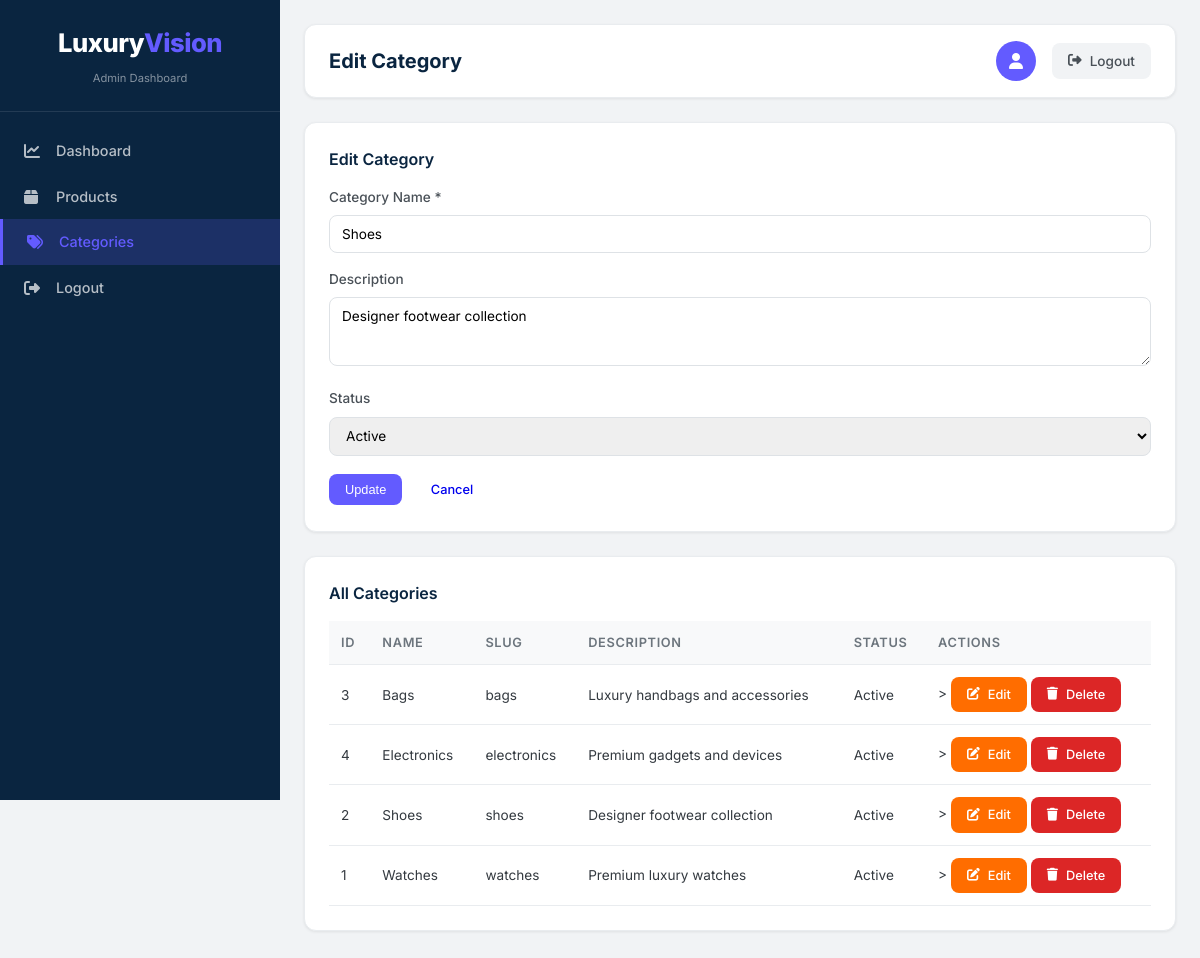
The page /admin/categories.php?edit=2 (signed in) on the database its author committed.
### tables this page shows
CREATE TABLE IF NOT EXISTS categories (
    id INT AUTO_INCREMENT PRIMARY KEY,
    name VARCHAR(100) NOT NULL,
    slug VARCHAR(100) NOT NULL UNIQUE,
    description TEXT,
    status TINYINT DEFAULT 1,
    created_at TIMESTAMP DEFAULT CURRENT_TIMESTAMP,
    updated_at TIMESTAMP DEFAULT CURRENT_TIMESTAMP ON UPDATE CURRENT_TIMESTAMP
);

### includes/config.php (called while the page is built, shortened)
<?php
function sanitize($input) {
    return htmlspecialchars($input, ENT_QUOTES, 'UTF-8');
}
?>

### admin/categories.php (the view, shortened to what this page needs)
<?php
require_once __DIR__ . '/../includes/config.php';
$db = getDB();
$editCat = null;
if (isset($_GET['edit'])) {
    $stmt = $db->prepare("SELECT * FROM categories WHERE id = ?");
    $stmt->execute([$_GET['edit']]);
    $editCat = $stmt->fetch();
}
$categories = $db->query("SELECT * FROM categories ORDER BY name")->fetchAll();
include 'layout_head.php';
?>
<div class="card">
    <h3><?= $editCat ? 'Edit Category' : 'Add New Category' ?></h3>
    <form method="POST">
        <div class="form-group">
            <label>Category Name *</label>
            <input type="text" name="name" required value="<?= $editCat ? sanitize($editCat['name']) : '' ?>">
        </div>
        <div class="form-group">
            <label>Description</label>
            <textarea name="description" rows="3"><?= $editCat ? sanitize($editCat['description']) : '' ?></textarea>
        </div>
        <div class="form-group">
            <label>Status</label>
            <select name="status">
                <option value="1" <?= $editCat && $editCat['status'] == 1 ? 'selected' : '' ?>>Active</option>
            </select>
        </div>
        <button type="submit" class="btn btn-primary"><?= $editCat ? 'Update' : 'Add Category' ?></button>
        <?php if ($editCat): ?>
            <a href="categories.php" class="btn" style="margin-left:0.5rem;">Cancel</a>
        <?php endif; ?>
    </form>
</div>
<div class="card">
    <h3>All Categories</h3>
    <?php if ($categories): ?>
    <table>
        <thead>
            <tr><th>ID</th><th>Name</th><th>Slug</th><th>Description</th><th>Status</th><th>Actions</th></tr>
        </thead>
        <tbody>
            <?php foreach ($categories as $c): ?>
            <tr>
                <td><?= $c['id'] ?></td>
                <td><?= sanitize($c['name']) ?></td>
                <td><?= $c['slug'] ?></td>
                <td><?= sanitize($c['description']) ?></td>
                <td><?= $c['status'] ? 'Active' : 'Inactive' ?></td>
                <td>>
                    <a href="categories.php?edit=<?= $c['id'] ?>" class="btn btn-edit"><i class="fas fa-edit"></i> Edit</a>
                    <a href="categories.php?delete=<?= $c['id'] ?>" class="btn btn-delete" onclick="return confirm('Delete this category?')"><i class="fas fa-trash"></i> Delete</a>
                </td>
            </tr>
            <?php endforeach; ?>
        </tbody>
    </table>
    <?php else: ?>
    <p>No categories yet. Add your first category above.</p>
    <?php endif; ?>
</div>
<?php include 'layout_foot.php'; ?>

### admin/layout_head.php (style rules this page uses)
* { margin: 0; padding: 0; box-sizing: border-box; }
:root { --primary: #0a2540; --primary-dark: #051a2c; --secondary: #635bff; --secondary-dark: #4c44cc; --accent: #00b4d8; --success: #00c853; --warning: #ff6d00; --danger: #dc2626; --gray-50: #f8f9fa; --gray-100: #f1f3f5; --gray-200: #e9ecef; --gray-300: #dee2e6; --gray-400: #ced4da; --gray-500: #adb5bd; --gray-600: #6c757d; --gray-700: #495057; --gray-800: #343a40; --gray-900: #212529; --white: #ffffff; --shadow-sm: 0 1px 3px rgba(0,0,0,0.08); --shadow: 0 4px 12px rgba(0,0,0,0.08); --shadow-lg: 0 12px 36px rgba(0,0,0,0.12); --radius: 12px; --radius-lg: 16px; }
body { font-family: 'Inter', sans-serif; background: var(--gray-100); color: var(--gray-800); line-height: 1.5; }
.card { background: var(--white); border-radius: var(--radius); padding: 1.5rem; margin-bottom: 1.5rem; box-shadow: var(--shadow-sm); border: 1px solid var(--gray-200); }
.card h3 { font-size: 1rem; font-weight: 600; margin-bottom: 1rem; color: var(--primary); display: flex; align-items: center; gap: 0.5rem; }
table { width: 100%; border-collapse: collapse; }
th, td { padding: 0.75rem; text-align: left; border-bottom: 1px solid var(--gray-200); }
th { background: var(--gray-50); font-weight: 600; font-size: 0.8rem; text-transform: uppercase; letter-spacing: 0.05em; color: var(--gray-600); }
td { font-size: 0.85rem; }
.btn { padding: 0.5rem 1rem; border: none; border-radius: 8px; cursor: pointer; font-size: 0.8rem; font-weight: 500; transition: all 0.2s; text-decoration: none; display: inline-flex; align-items: center; gap: 0.5rem; }
.btn-primary { background: var(--secondary); color: white; }
.btn-edit { background: var(--warning); color: white; }
.btn-delete { background: var(--danger); color: white; }
.form-group { margin-bottom: 1rem; }
.form-group label { display: block; margin-bottom: 0.5rem; font-weight: 500; font-size: 0.85rem; color: var(--gray-700); }
.form-group input, .form-group select, .form-group textarea { width: 100%; padding: 0.6rem 0.75rem; border: 1px solid var(--gray-300); border-radius: 8px; font-size: 0.85rem; font-family: 'Inter', sans-serif; transition: all 0.2s; }

### rows shown on the page
categories: name "Shoes", description "Designer footwear collection", status "Active", id "2", slug "shoes"
categories: id "3", name "Bags", slug "bags", description "Luxury handbags and accessories", status "Active"
categories: id "4", name "Electronics", slug "electronics", description "Premium gadgets and devices", status "Active"
categories: id "1", name "Watches", slug "watches", description "Premium luxury watches", status "Active"

### other values the page prints
$page_title "Edit Category"
